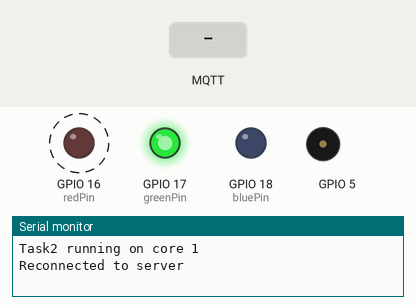
Simulated run of this sketch. Board: ESP32. Parts: output pins drawn as LEDs (lit = HIGH), buzzer (waves = sounding), the last lines printed to the serial monitor. Dashed ring = blinking. The inputs (shaded band) are chosen by the test bench. WiFi joins after 1.5 s; servers stay silent unless stated; random numbers use the default seed unless the sketch sets one; no MQTT or app messages arrive unless stated.

Above: at 3.0 s.
3.1 s: MQTT message "mic_on" arrives on the second subscribed topic
At 3.68 s:
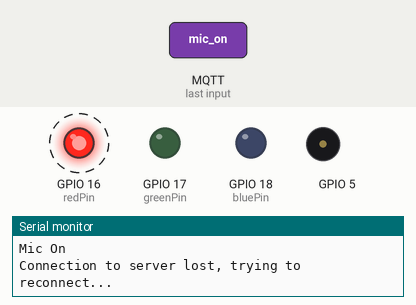
At 5.67 s:
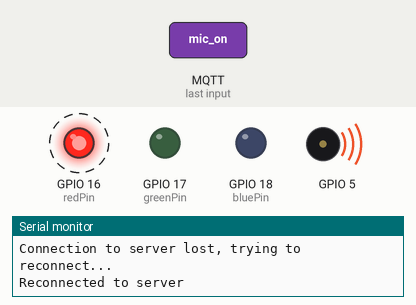
6.1 s: MQTT message "mic_on" arrives on the third subscribed topic
At 6.31 s:
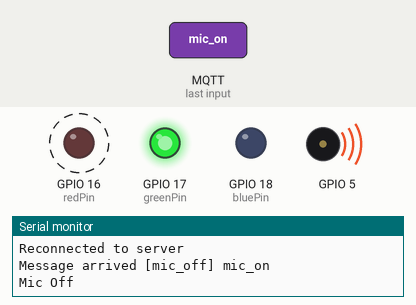
Timing chart, 0 to 16.7 s (numbered marks = the images above; inputs shaded):
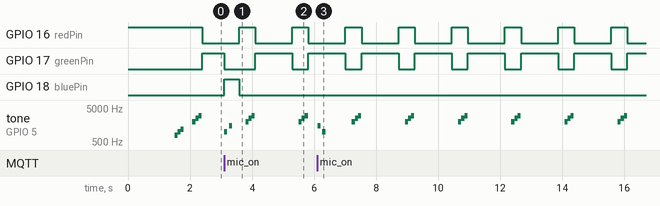

The sketch:

esp32_main.ino
```cpp
#include <Arduino.h>
#include <WiFi.h>
#include <PubSubClient.h>
#include <driver/adc.h>

#include "BuzzerSound.h"


#define AUDIO_BUFFER_MAX 512

uint8_t audioBuffer[AUDIO_BUFFER_MAX];
uint8_t transmitBuffer[AUDIO_BUFFER_MAX];
uint32_t bufferPointer = 0;

const char* ssid = "Trixie is my wifu la";
const char* password = "ilovefsya";
const char* host = "210.240.160.27";
const char* mqtt_server = "34.168.176.224";
const char* mqtt_topic = "beep";

bool transmitNow = false;

WiFiClient espClient;
PubSubClient mqttClient(espClient);
WiFiClient client;

hw_timer_t * timer = NULL;
portMUX_TYPE timerMux = portMUX_INITIALIZER_UNLOCKED;

const int redPin = 16;
const int greenPin = 17;
const int bluePin = 18;
BuzzerSound buzzer(5, 0, 8); // 設置蜂鳴器引腳為 GPIO 5，使用 LEDC 頻道 0，解析度為 8 位元

TaskHandle_t Task1;
TaskHandle_t Task2;

void setupLED() {
  // 使用不同的頻道來設置 LED
  ledcSetup(1, 5000, 8); // 頻道 1，頻率 5000 Hz，解析度 8 位
  ledcSetup(2, 5000, 8); // 頻道 2，頻率 5000 Hz，解析度 8 位
  ledcSetup(3, 5000, 8); // 頻道 3，頻率 5000 Hz，解析度 8 位

  // 將頻道附加到引腳
  ledcAttachPin(redPin, 1);
  ledcAttachPin(greenPin, 2);
  ledcAttachPin(bluePin, 3);
}

void setColor(uint8_t red, uint8_t green, uint8_t blue) {
  ledcWrite(1, red);
  ledcWrite(2, green);
  ledcWrite(3, blue);
}

void turnOffLED() {
  setColor(0, 0, 0);
}

void IRAM_ATTR onTimer() {
  portENTER_CRITICAL_ISR(&timerMux);
  int adcVal = adc1_get_voltage(ADC1_CHANNEL_0);
  if (adcVal > 3800) {
    adcVal = 4095;
  }
  uint8_t value = map(adcVal, 0 , 4095, 0, 255);
  audioBuffer[bufferPointer] = value;
  bufferPointer++;

  if (bufferPointer == AUDIO_BUFFER_MAX) {
    bufferPointer = 0;
    memcpy(transmitBuffer, audioBuffer, AUDIO_BUFFER_MAX);
    transmitNow = true;
  }
  portEXIT_CRITICAL_ISR(&timerMux);
}

void setup_wifi() {
  WiFi.mode(WIFI_STA);
  WiFi.begin(ssid, password);

  while (WiFi.status() != WL_CONNECTED) {
    delay(500);
    Serial.print(".");
  }

  Serial.println("");
  Serial.println("WiFi connected");
  Serial.println("MY IP address: ");
  Serial.println(WiFi.localIP());
}

void callback(char* topic, byte* payload, unsigned int length) {
  Serial.print("Message arrived [");
  Serial.print(topic);
  Serial.print("] ");
  for (unsigned int i = 0; i < length; i++) {
    Serial.print((char)payload[i]);
  }
  Serial.println();

  // 如果接收到 "beep" 主題的訊息，觸發蜂鳴器
  if (String(topic) == "mic_on") {
    setColor(0, 0, 255); // 設置為橘色
    // setColor(0, 255, 0); // 設置為綠色
    mic_on();
  }
  if (String(topic) == "mic_off") {
    setColor(0, 255, 0); // 設置為綠色
    // turnOffLED();
    mic_off();
  }
}

void mic_on() {
    Serial.println("Mic On");
    buzzer.playWakeupSound();
    vTaskDelay(10 / portTICK_PERIOD_MS);
    buzzer.stopAll();
}

void mic_off() {
    Serial.println("Mic Off");
    buzzer.playShutdownSound();
    vTaskDelay(10 / portTICK_PERIOD_MS);
    buzzer.stopAll();
}

void reconnect() {
  while (!mqttClient.connected()) {
    Serial.print("Attempting MQTT connection...");
    // 注意：確保連接ID的唯一性，例如 ESP32Client + 隨機數
    String clientId = "ESP32Client-" + String(random(0xffff), HEX);
    if (mqttClient.connect(clientId.c_str())) {
      Serial.println("connected");

      mqttClient.subscribe(mqtt_topic);
      mqttClient.subscribe("mic_on");
      mqttClient.subscribe("mic_off");

      Serial.print("Subscribed to topic: ");
      Serial.println(mqtt_topic);
    } else {
      Serial.print("failed, rc=");
      Serial.print(mqttClient.state());
      Serial.println(" try again in 5 seconds");
      delay(5000);
    }
  }
}


void Task1code(void *pvParameters) {
  Serial.print("Task1 running on core ");
  Serial.println(xPortGetCoreID());

  const int port = 8888;

  while (true) {
    if (!client.connected()) {
      Serial.println("Connection to server lost, trying to reconnect...");
      setColor(255, 0, 0); // 設置為紅色
      buzzer.stopAll();
      while (!client.connect(host, port)) {
        Serial.println("Reconnection failed, retrying in 5 seconds...");
        delay(5000);
      }
      Serial.println("Reconnected to server");
      buzzer.playConnectionSound();
      setColor(0, 255, 0); // 設置為綠色

      // Reinitialize timer
      if (timer) {
        timerEnd(timer);
      }
      timer = timerBegin(0, 80, true);
      timerAttachInterrupt(timer, &onTimer, true);
      timerAlarmWrite(timer, 125, true);
      timerAlarmEnable(timer);
    }

    if (transmitNow) {
      transmitNow = false;
      client.write((const uint8_t *)transmitBuffer, sizeof(transmitBuffer));
      mqttClient.publish("audio/data", (const char *)transmitBuffer, sizeof(transmitBuffer));
    }

    vTaskDelay(10 / portTICK_PERIOD_MS);
  }
}


void Task2code( void * pvParameters ) {
  Serial.print("Task2 running on core ");
  Serial.println(xPortGetCoreID());

  for(;;) {
    if (!mqttClient.connected()) {
      reconnect();
    }
    mqttClient.loop();
    vTaskDelay(10 / portTICK_PERIOD_MS);
  }
}

void setup() {
  Serial.begin(115200);
  setupLED(); // 初始化LED
  setColor(255, 0, 0); // 設置為紅色

  setup_wifi();

  buzzer.playStartupSound();

  mqttClient.setServer(mqtt_server, 1883);
  mqttClient.setCallback(callback);

  reconnect(); // 確保在setup中進行一次MQTT連接嘗試

  adc1_config_width(ADC_WIDTH_12Bit);
  adc1_config_channel_atten(ADC1_CHANNEL_0, ADC_ATTEN_11db);

  xTaskCreatePinnedToCore(
    Task1code,   /* Task function. */
    "Task1",     /* name of task. */
    10000,       /* Stack size of task */
    NULL,        /* parameter of the task */
    1,           /* priority of the task */
    &Task1,      /* Task handle to keep track of created task */
    0);          /* pin task to core 0 */

  xTaskCreatePinnedToCore(
    Task2code,   /* Task function. */
    "Task2",     /* name of task. */
    10000,       /* Stack size of task */
    NULL,        /* parameter of the task */
    1,           /* priority of the task */
    &Task2,      /* Task handle to keep track of created task */
    1);          /* pin task to core 1 */
}


void loop() {
  // 空的loop函數，所有工作由任務來完成
}
```

BuzzerSound.cpp
```cpp
#include "BuzzerSound.h"

BuzzerSound::BuzzerSound(int pin, int channel, int resolution) {
    buzzerPin = pin;
    ledChannel = channel;
    this->resolution = resolution;
    ledcSetup(ledChannel, 2000, resolution); // 初始頻率 2000 Hz
    ledcAttachPin(buzzerPin, ledChannel);
}

void BuzzerSound::stopAll() {
    ledcWriteTone(ledChannel, 0);
    vTaskDelay(10 / portTICK_PERIOD_MS);
}

void BuzzerSound::playStartupSound() {
    ledcWriteTone(ledChannel, 800); // 800 Hz
    vTaskDelay(100 / portTICK_PERIOD_MS); // 持續 100 毫秒
    ledcWriteTone(ledChannel, 1000); // 1000 Hz
    vTaskDelay(100 / portTICK_PERIOD_MS); // 持續 100 毫秒
    ledcWriteTone(ledChannel, 1200); // 1200 Hz
    vTaskDelay(100 / portTICK_PERIOD_MS); // 持續 100 毫秒
    ledcWriteTone(ledChannel, 0); // 停止
    vTaskDelay(10 / portTICK_PERIOD_MS); // 確保蜂鳴器停止
}

void BuzzerSound::playWakeupSound() {
    ledcWriteTone(ledChannel, 1000); // 1500 Hz
    vTaskDelay(100 / portTICK_PERIOD_MS); // 持續 100 毫秒
    ledcWriteTone(ledChannel, 0); // 停止
    vTaskDelay(10 / portTICK_PERIOD_MS); // 確保蜂鳴器停止
    vTaskDelay(50 / portTICK_PERIOD_MS); // 間隔 50 毫秒
    ledcWriteTone(ledChannel, 1500); // 1000 Hz
    vTaskDelay(100 / portTICK_PERIOD_MS); // 持續 100 毫秒
    ledcWriteTone(ledChannel, 0); // 停止
    vTaskDelay(10 / portTICK_PERIOD_MS); // 確保蜂鳴器停止
}

void BuzzerSound::playShutdownSound() {
    ledcWriteTone(ledChannel, 1500); // 1500 Hz
    vTaskDelay(100 / portTICK_PERIOD_MS); // 持續 100 毫秒
    ledcWriteTone(ledChannel, 0); // 停止
    vTaskDelay(10 / portTICK_PERIOD_MS); // 確保蜂鳴器停止
    vTaskDelay(50 / portTICK_PERIOD_MS); // 間隔 50 毫秒
    ledcWriteTone(ledChannel, 1000); // 1000 Hz
    vTaskDelay(100 / portTICK_PERIOD_MS); // 持續 100 毫秒
    ledcWriteTone(ledChannel, 0); // 停止
    vTaskDelay(10 / portTICK_PERIOD_MS); // 確保蜂鳴器停止
}

void BuzzerSound::playConnectionSound() {
    ledcWriteTone(ledChannel, 2000); // 2000 Hz
    vTaskDelay(100 / portTICK_PERIOD_MS); // 持續 100 毫秒
    ledcWriteTone(ledChannel, 2500); // 2500 Hz
    vTaskDelay(100 / portTICK_PERIOD_MS); // 持續 100 毫秒
    ledcWriteTone(ledChannel, 3000); // 3000 Hz
    vTaskDelay(100 / portTICK_PERIOD_MS); // 持續 100 毫秒
    ledcWriteTone(ledChannel, 0); // 停止
    vTaskDelay(10 / portTICK_PERIOD_MS); // 確保蜂鳴器停止
}
```

BuzzerSound.h
```cpp
#ifndef BUZZER_SOUND_H
#define BUZZER_SOUND_H

#include <Arduino.h>

class BuzzerSound {
public:
    BuzzerSound(int pin, int channel, int resolution);
    void playStartupSound();
    void playWakeupSound();
    void playShutdownSound();
    void playConnectionSound();
    void stopAll();

private:
    int buzzerPin;
    int ledChannel;
    int resolution;
};

#endif
```

Measured:
- after the input at 3.1 s, GPIO 18 (bluePin): LOW → HIGH at once, → LOW 0.48 s later
- by itself, GPIO 16 (redPin): alternates HIGH for 0.52 s and LOW for 1.2 s
- by itself, GPIO 17 (greenPin): alternates HIGH for 1.2 s and LOW for 0.52 s
- by itself, tone on GPIO 5: plays 1500 Hz for 0.10 s, 1000 Hz for 0.10 s, 2000 Hz for 0.10 s, 2500 Hz for 0.10 s, 3000 Hz for 0.10 s, 2000 Hz for 0.10 s … (20 notes in this stretch)
